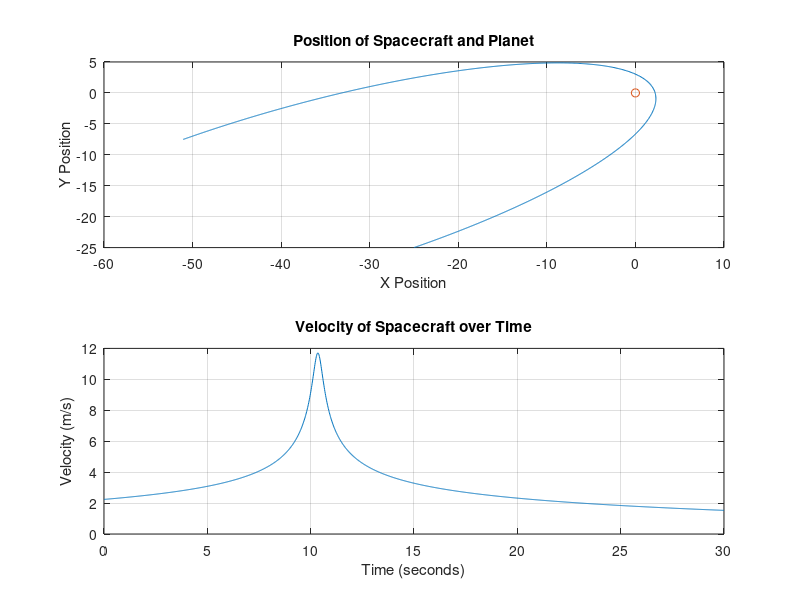

Write the MATLAB code that produced this figure.
function slingshot()

    % Constants
    SHIP_MASS = 5;
    G = 5;
    FPS = 60;
    
    % Set starting position and velocity for the spacecraft
    % ÄNDRA STARTPOSITION
    start_position = [-25, -25];
    % ÄNDRA STARTHASTIGHETEN (x-hastighet, y-hastighet)
    start_velocity = [2, 1];
    % Skapa en structure array med allt som behövs för spacecraft
    spacecraft = struct('x', start_position(1), 'y', start_position(2), 'vel_x', start_velocity(1), 'vel_y', start_velocity(2), 'mass', SHIP_MASS);
    
    % Simulation time
    sim_time = 30; % seconds
    dt = 1/FPS;
    num_steps = sim_time * FPS;
    
    % Arrays to store position and velocity data
    positions = zeros(num_steps, 2);
    velocities = zeros(num_steps, 1);
    
    % Simulation loop
    for step = 1:num_steps
        % Store current position and velocity
        positions(step, :) = [spacecraft.x, spacecraft.y];
        velocities(step) = norm([spacecraft.vel_x, spacecraft.vel_y]);
        
        % Move and check collisions for the spacecraft
        spacecraft = move_and_check_collisions(spacecraft, G, dt);
    end
    
    % Plot position in x-y plane
    figure;
    subplot(2, 1, 1);
    plot(positions(:, 1), positions(:, 2));
    hold;
    plot(0,0,'o');
    title('Position of Spacecraft and Planet');
    xlabel('X Position');
    ylabel('Y Position');
    grid on;
    
    % Plot velocity over time
    subplot(2, 1, 2);
    time = linspace(0, sim_time, num_steps);
    plot(time, velocities);
    title('Velocity of Spacecraft over Time');
    xlabel('Time (seconds)');
    ylabel('Velocity (m/s)');
    grid on;

end

function spacecraft = move_and_check_collisions(spacecraft, G, dt)
    % Constants
    PLANET_MASS = 30; %% ÄNDRA DENNA FÖR ATT PÅVERKA VINKELN DEN FÅR EFTER PLANETEN
    
    % Planet position
    planet_position = [0, 0]; %% MARKERAT MED EN RUND CIRCEL
    
    % Calculate distance and force
    distance = sqrt((spacecraft.x - planet_position(1))^2 + (spacecraft.y - planet_position(2))^2);
    force = (G * spacecraft.mass * PLANET_MASS) / distance^2;

    % Calculate acceleration
    acceleration = force / spacecraft.mass;
    angle = atan2(planet_position(2) - spacecraft.y, planet_position(1) - spacecraft.x);

    acceleration_x = acceleration * cos(angle);
    acceleration_y = acceleration * sin(angle);

    % Update velocity
    spacecraft.vel_x = spacecraft.vel_x + acceleration_x * dt;
    spacecraft.vel_y = spacecraft.vel_y + acceleration_y * dt;

    % Update position
    spacecraft.x = spacecraft.x + spacecraft.vel_x * dt;
    spacecraft.y = spacecraft.y + spacecraft.vel_y * dt;
end
